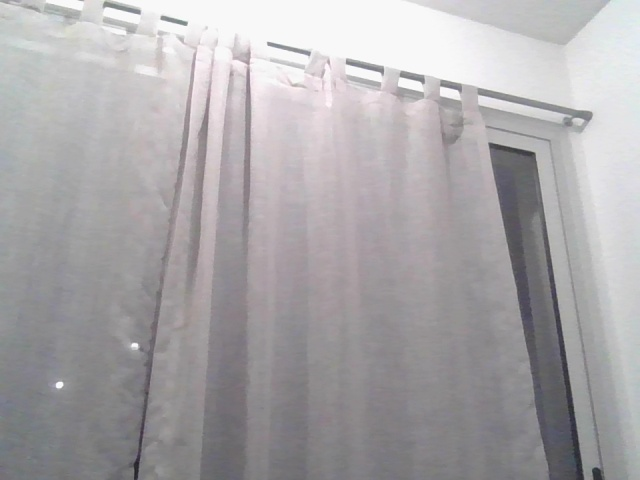
#> input picture flask_test/test2.jpg, 640 x 480 px
$ python -i utils.py   (imports and definitions only)
#> lines starting #> are read from the running program, lines starting #| are printed output that depends on the picture; after the words box and inside, x2 and y2 are one past the last pixel; in counts of white or black regions, pixels touching at a corner belong together
#> further down, picture is the input picture: shape (480, 640, 3); mean B, G, R 169.5, 167.3, 169.9
import cv2
import numpy as np

def getContours(img, cThr=[100, 100], showCanny=False, minArea=1000, filter=0, blur_kernel_size=5, kernel_size=2, dilate_iter=3, erode_iter=2, draw=False):
#> called with showCanny = False, minArea = 1000, filter = 0, blur_kernel_size = 5, kernel_size = 2, dilate_iter = 3, erode_iter = 2, draw = False
    imgGrey = cv2.cvtColor(img, cv2.COLOR_BGR2GRAY)
    imgBlur = cv2.GaussianBlur(imgGrey, (blur_kernel_size, blur_kernel_size), 1)
    imgCanny = cv2.Canny(imgBlur, cThr[0], cThr[1])
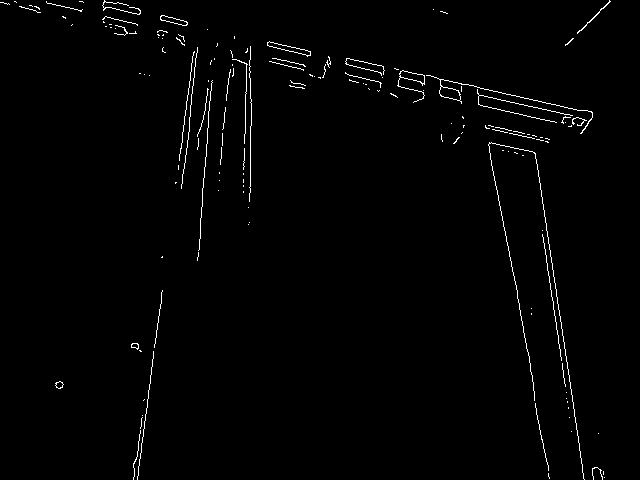
#> imgCanny: shape (480, 640); 1.3% white in thin lines or dots
    kernel = np.ones((kernel_size, kernel_size))
    imgDial = cv2.dilate(imgCanny, kernel, iterations=dilate_iter)
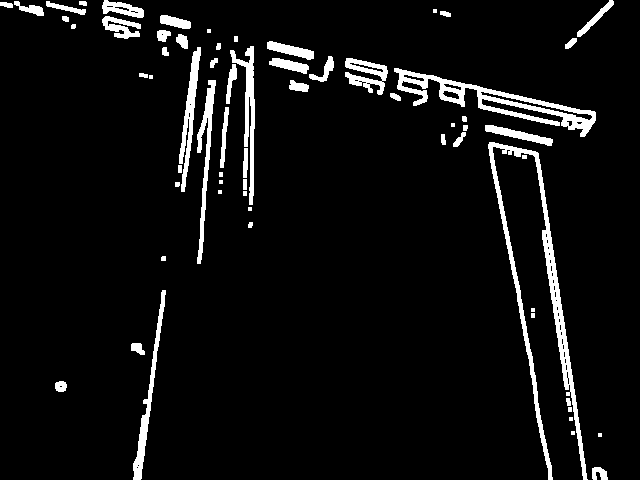
#> imgDial: shape (480, 640); 5.9% white; 64 white regions (11 under 20 px), largest, box (x1, y1, x2, y2) and area: (488, 142, 588, 480) 3980, (394, 68, 596, 137) 2927, (230, 46, 255, 205) 1140
    imgThreshold = cv2.erode(imgDial, kernel, iterations=erode_iter)
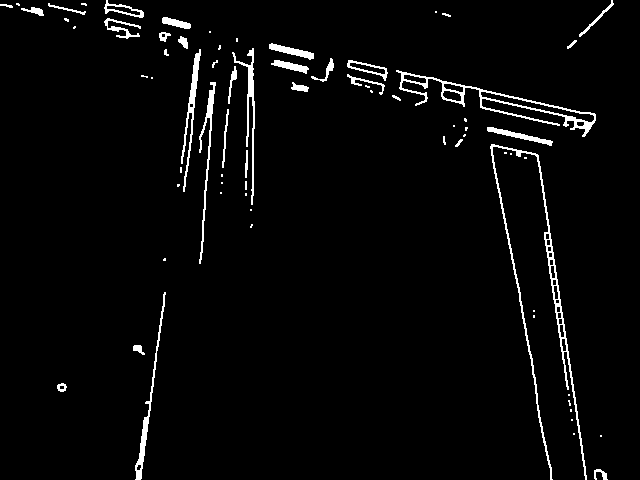
#> imgThreshold: shape (480, 640); 3.1% white; 72 white regions (38 under 20 px)

    if showCanny:
        resized = cv2.resize(imgThreshold, (0, 0), None, 0.5, 0.5)
        cv2.namedWindow('Canny', cv2.WINDOW_NORMAL)
        cv2.imshow('Canny', resized)

    contours, _ = cv2.findContours(imgThreshold, cv2.RETR_TREE, cv2.CHAIN_APPROX_SIMPLE)
#> contours = 97 contours, 50 with area under 20; largest, box (x1, y1, x2, y2) and area: (396, 70, 596, 137) 2018, (490, 144, 587, 480) 1480, (480, 91, 595, 123) 684, (135, 292, 166, 480) 446, (181, 49, 201, 192) 438
    finalContours = []

    for contour in contours:
        area = cv2.contourArea(contour)
        if area > minArea:
            perimeter = cv2.arcLength(contour, True)
            approx = cv2.approxPolyDP(contour, 0.02 * perimeter, True)
            bbox = cv2.boundingRect(approx)
            if filter > 0:
                if len(approx) == filter:
                    finalContours.append([len(approx), area, approx, bbox, contour])
            else:
                finalContours.append([len(approx), area, approx, bbox, contour])
#> this loop made 97 passes
#> (area, perimeter, bbox) on passes 29, 60: (1479.5, 1601.8, (491, 144, 96, 336)), (2017.5, 857.3, (396, 70, 200, 67))
#> area on passes 1, 8, 10, 13, 14, 28: 50, 55, 51, 446, 23, 34
#> after the loop, finalContours = 2 items

    finalContours = sorted(finalContours, key=lambda x: x[1], reverse=True)

    if draw:
        for con in finalContours:
            cv2.drawContours(img, con[4], -1, (0, 0, 255), 3)

    return img, finalContours

def reorder(points):
    points = points.reshape((4, 2))
    newPoints = np.zeros_like(points)
    add = points.sum(axis=1)
    newPoints[0] = points[np.argmin(add)]
    newPoints[3] = points[np.argmax(add)]
    diff = np.diff(points, axis=1)
    newPoints[1] = points[np.argmin(diff)]
    newPoints[2] = points[np.argmax(diff)]
    return newPoints

def findDistance(pt1, pt2):
    return np.linalg.norm(pt2 - pt1)

>>> import cv2
>>> picture = cv2.imread('../flask_test/test2.jpg')
>>> result = getContours(picture)
